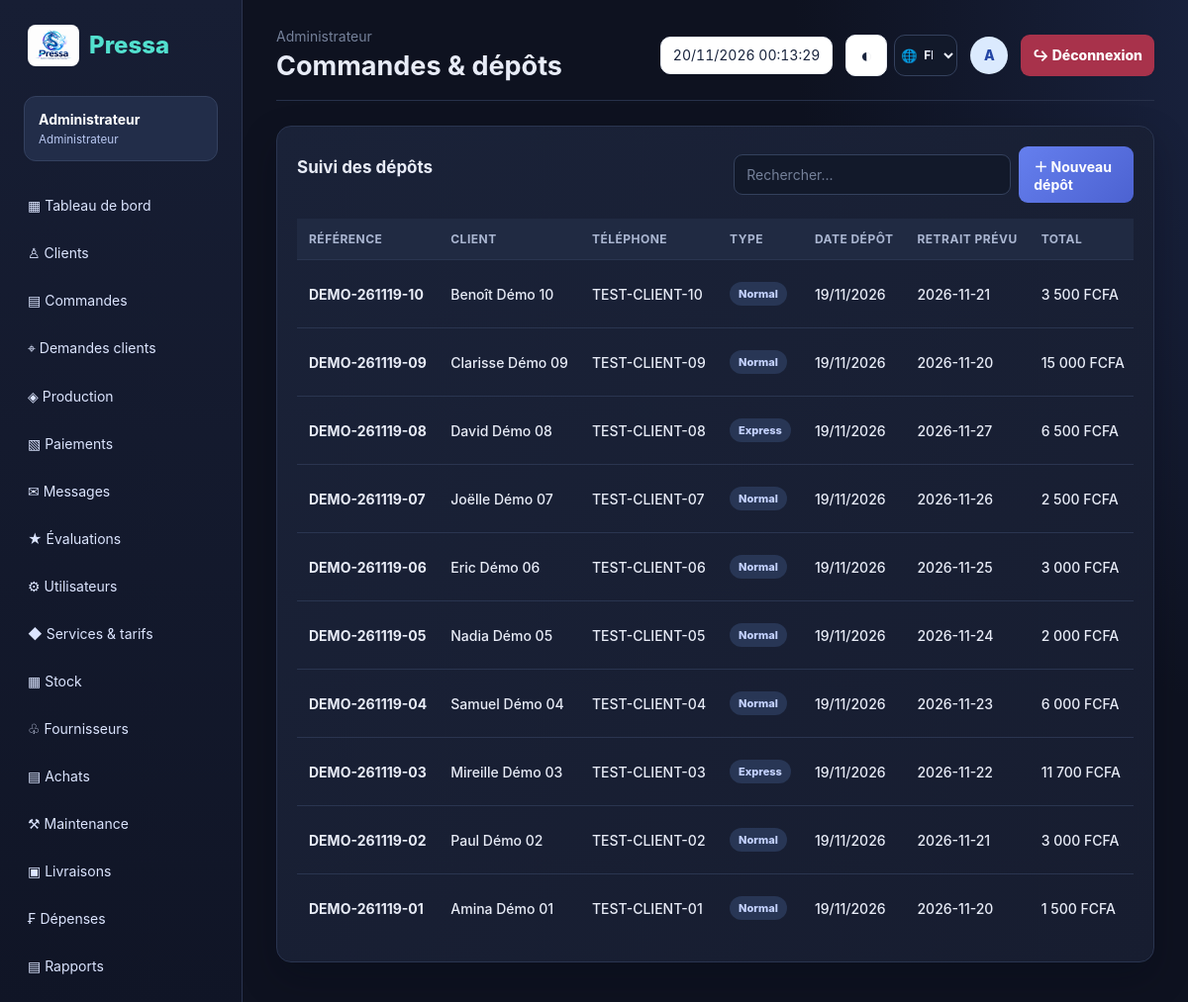
Screenshot of /orders.php (signed in) with the database file from the repository.
### tables this page shows
CREATE TABLE `parametres` (
  `cle` varchar(60) NOT NULL,
  `valeur` varchar(255) NOT NULL,
  `description` varchar(255) DEFAULT NULL
);

CREATE TABLE `commandes` (
  `id` int(11) NOT NULL,
  `uuid` char(36) NOT NULL DEFAULT uuid(),
  `reference` varchar(30) NOT NULL,
  `client_id` int(11) NOT NULL,
  `depose_par` int(11) DEFAULT NULL,
  `type_depot` enum('normal','express') NOT NULL DEFAULT 'normal',
  `mode_remise` enum('retrait','livraison') NOT NULL DEFAULT 'retrait',
  `statut` enum('recu','lavage','repassage','emballage','pret','retire','annule') NOT NULL DEFAULT 'recu',
  `date_depot` datetime NOT NULL DEFAULT current_timestamp(),
  `date_promise` date NOT NULL,
  `date_pret` datetime DEFAULT NULL,
  `date_retrait` datetime DEFAULT NULL,
  `emplacement` varchar(30) DEFAULT NULL,
  `sous_total` decimal(12,2) NOT NULL DEFAULT 0.00,
  `remise_montant` decimal(12,2) NOT NULL DEFAULT 0.00,
  `motif_remise` varchar(255) DEFAULT NULL,
  `surcharge_express` decimal(12,2) NOT NULL DEFAULT 0.00,
  `total` decimal(12,2) NOT NULL DEFAULT 0.00,
  `notes` text DEFAULT NULL,
  `motif_annulation` varchar(255) DEFAULT NULL,
  `version` int(11) NOT NULL DEFAULT 1,
  `cree_le` datetime NOT NULL DEFAULT current_timestamp(),
  `modifie_le` datetime NOT NULL DEFAULT current_timestamp() ON UPDATE current_timestamp()
);

CREATE TABLE `clients` (
  `id` int(11) NOT NULL,
  `uuid` char(36) NOT NULL DEFAULT uuid(),
  `nom` varchar(120) NOT NULL,
  `prenom` varchar(120) DEFAULT NULL,
  `type_client` enum('particulier','entreprise') NOT NULL DEFAULT 'particulier',
  `telephone` varchar(30) NOT NULL,
  `telephone_secondaire` varchar(30) DEFAULT NULL,
  `email` varchar(160) DEFAULT NULL,
  `adresse` varchar(255) DEFAULT NULL,
  `quartier` varchar(120) DEFAULT NULL,
  `canal_prefere` enum('sms','appel','aucun') NOT NULL DEFAULT 'sms',
  `accepte_sms` tinyint(1) NOT NULL DEFAULT 0,
  `accepte_promotions` tinyint(1) NOT NULL DEFAULT 0,
  `date_consentement` datetime DEFAULT NULL,
  `notes` text DEFAULT NULL,
  `supprime` tinyint(1) NOT NULL DEFAULT 0,
  `version` int(11) NOT NULL DEFAULT 1,
  `cree_par` int(11) DEFAULT NULL,
  `cree_le` datetime NOT NULL DEFAULT current_timestamp(),
  `modifie_le` datetime NOT NULL DEFAULT current_timestamp() ON UPDATE current_timestamp(),
  `utilisateur_id` int(11) DEFAULT NULL
);

### includes/functions.php (called while the page is built, shortened)
<?php
function e($value):string{return htmlspecialchars((string)$value,ENT_QUOTES|ENT_SUBSTITUTE,'UTF-8');}
function role():string{return (string)($_SESSION['user']['role']??'');}
function money($amount):string{return number_format((float)$amount,0,',',' ').' FCFA';}
function role_label(string $role):string{return ['admin'=>'Administrateur','receptionniste'=>'Réceptionniste','accueil'=>'Accueil','caissier'=>'Caissier','production'=>'Production','livreur'=>'Livreur','client'=>'Client'][$role]??$role;}
function can_manage():bool{return in_array(role(),['admin','receptionniste','accueil'],true);}
function app_setting(string $key,string $default=''):string{static $values=[];if(array_key_exists($key,$values))return $values[$key];try{$q=db()->prepare('SELECT valeur FROM parametres WHERE cle=?');$q->execute([$key]);$value=$q->fetchColumn();return $values[$key]=$value===false?$default:(string)$value;}catch(Throwable $e){return $values[$key]=$default;}}

### includes/db.php (called while the page is built, shortened)
<?php
function db(): PDO {
 static $pdo=null;
 if (!$pdo) {
  if(DB_DRIVER==='pgsql'){
   $url=PRESSA_DATABASE_URL;
   if($url===''&&getenv('VERCEL')){
    http_response_code(503);
    header('Content-Type: text/plain; charset=utf-8');
    exit('Pressa est en cours de configuration. La connexion à la base de données est temporairement indisponible.');
   }
   if($url!==''){
    $parts=parse_url($url);
    if(!$parts||empty($parts['host'])||empty($parts['path']))throw new RuntimeException('PRESSA_DATABASE_URL is invalid.');
    parse_str($parts['query']??'',$query);
    $host=$parts['host'];$port=$parts['port']??DB_PORT;$name=ltrim($parts['path'],'/');
    $user=urldecode($parts['user']??'');$pass=urldecode($parts['pass']??'');$ssl=$query['sslmode']??'require';
   }else{$host=DB_HOST;$port=DB_PORT;$name=DB_NAME;$user=DB_USER;$pass=DB_PASS;$ssl='require';}
   $dsn='pgsql:host='.$host.';port='.$port.';dbname='.$name.';sslmode='.$ssl;
  }elseif(DB_DRIVER==='mysql'){$user=DB_USER;$pass=DB_PASS;$dsn='mysql:host='.DB_HOST.';dbname='.DB_NAME.';charset=utf8mb4';}
  else{throw new RuntimeException('PRESSA_DB_DRIVER must be mysql or pgsql.');}
  $pdo=new PDO($dsn,$user,$pass,[
   PDO::ATTR_ERRMODE=>PDO::ERRMODE_EXCEPTION,
   PDO::ATTR_DEFAULT_FETCH_MODE=>PDO::FETCH_ASSOC,
   PDO::ATTR_EMULATE_PREPARES=>false
  ]);
 }
 return $pdo;
}

### orders.php (the view)
<?php
require_once __DIR__.'/includes/bootstrap.php';require_role(['admin','receptionniste','accueil','caissier','production']);$page_title='Commandes & dépôts';$rows=db()->query("SELECT o.*,o.reference AS code,o.date_promise AS date_prevue,o.depose_par AS user_id,c.nom,c.prenom,c.telephone FROM commandes o JOIN clients c ON c.id=o.client_id ORDER BY o.id DESC LIMIT 500")->fetchAll();require 'includes/header.php';?>
<div class="panel"><div class="panel-head"><h2>Suivi des dépôts</h2><div class="actions"><input class="search" data-filter="#orders" placeholder="Rechercher..."><?php if(can_manage()):?><a class="btn" href="order_new.php">＋ Nouveau dépôt</a><?php endif;?></div></div><div class="table-wrap"><table id="orders"><thead><tr><th>Référence</th><th>Client</th><th>Téléphone</th><th>Type</th><th>Date dépôt</th><th>Retrait prévu</th><th>Total</th><th>État</th><th></th></tr></thead><tbody><?php foreach($rows as $r):?><tr><td><b><?=e($r['code'])?></b></td><td><?=e($r['prenom'].' '.$r['nom'])?></td><td><?=e($r['telephone'])?></td><td><span class="badge"><?=e(ucfirst($r['type_depot']))?></span></td><td><?=date('d/m/Y',strtotime($r['date_depot']))?></td><td><?=e($r['date_prevue'])?></td><td><?=money($r['total'])?></td><td><span class="badge <?=e($r['statut'])?>"><?=e(status_label($r['statut']))?></span></td><td><a class="btn light small" href="order_view.php?id=<?=$r['id']?>">Détails</a></td></tr><?php endforeach;?></tbody></table></div></div>
<?php require 'includes/footer.php';?>

### includes/header.php (shortened to what this page needs)
<?php
$appTitle=app_setting('nom_pressing',app_setting('nom_application',APP_NAME));
$pageClass=role()==='admin'?'admin-shell':'';
$language=$_SESSION['language']??'fr';
?>
<!doctype html><html lang="<?=e($language)?>"><head><link rel="stylesheet" href="assets/css/style.css"></head><body class="<?=$pageClass?>">
<aside class="sidebar" id="appSidebar"><div class="brand"><img class="brand-logo" src="assets/img/Pressa%20Dragon%20Steam%20Emblem.png" alt="Pressa"><span class="brand-label"><?=e($appTitle)?></span></div><div class="userbox"><?=e($_SESSION['user']['name'])?><small><?=e(role_label(role()))?></small></div><nav>
<?php if(role()==='livreur'): ?>
<a href="livreur.php">▣ Mes livraisons</a>
<?php elseif(role()==='admin'): ?>
<a href="dashboard.php">▦ Tableau de bord</a><a href="clients.php">♙ Clients</a><a href="orders.php">▤ Commandes</a><a href="client_requests.php">⌖ Demandes clients</a><a href="production.php">◈ Production</a><a href="invoices.php">▧ Paiements</a><a href="messages.php">✉ Messages</a><a href="ratings.php">★ Évaluations</a><a href="users.php">⚙ Utilisateurs</a><a href="services.php">◆ Services & tarifs</a><a href="stock.php">▦ Stock</a><a href="suppliers.php">♧ Fournisseurs</a><a href="purchases.php">▤ Achats</a><a href="maintenance.php">⚒ Maintenance</a><a href="livreur.php">▣ Livraisons</a><a href="expenses.php">₣ Dépenses</a><a href="reports.php">▤ Rapports</a><a href="settings.php">⚙ Paramètres</a>
<?php elseif(role()==='caissier'): ?>
<a href="dashboard.php">▦ Tableau de bord</a><a href="orders.php">▤ Commandes</a><a href="invoices.php">▧ Factures & paiements</a>
<?php elseif(role()==='production'): ?>
<a href="dashboard.php">▦ Tableau de bord</a><a href="production.php">◈ Production</a><a href="orders.php">▤ Commandes</a>
<?php endif; ?>
</nav><form class="sidebar-logout-form" action="logout.php" method="post"><input type="hidden" name="csrf" value="<?=e(csrf())?>"><button class="logout" type="submit">↪ Déconnexion</button></form></aside>
<main class="main"><header class="topbar"><div class="topbar-heading"><div><span class="muted"><?=e(role_label(role()))?></span><h1><?=e($page_title??'Tableau de bord')?></h1></div></div><div class="top-right"><time class="date-time-pill" data-current-datetime datetime="<?=e(date(DATE_ATOM))?>"></time><div class="ui-actions"><button class="utility-button" type="button" data-theme-toggle aria-label="Activer le thème sombre" title="Thème sombre"></button><label class="language-control" title="Langue"><select class="language-select" id="languageSelect" aria-label="Langue"><option value="fr" <?=$language==='fr'?'selected':''?>>FR</option></select></label></div><span class="avatar"><?=e(strtoupper(substr($_SESSION['user']['name'],0,1)))?></span><form class="topbar-logout-form" action="logout.php" method="post"><button class="logout topbar-logout" type="submit">↪ Déconnexion</button></form></div></header>

### rows the page displays
parametres: valeur "Pressa"
commandes: reference "DEMO-261119-10", client.nom "Benoît Démo 10", client.telephone "TEST-CLIENT-10", type_depot "Normal", date_depot "19/11/2026", date_promise "2026-11-21", total "3 500 FCFA"
commandes: reference "DEMO-261119-09", client.nom "Clarisse Démo 09", client.telephone "TEST-CLIENT-09", type_depot "Normal", date_depot "19/11/2026", date_promise "2026-11-20", total "15 000 FCFA"
commandes: reference "DEMO-261119-08", client.nom "David Démo 08", client.telephone "TEST-CLIENT-08", type_depot "Express", date_depot "19/11/2026", date_promise "2026-11-27", total "6 500 FCFA"
commandes: reference "DEMO-261119-07", client.nom "Joëlle Démo 07", client.telephone "TEST-CLIENT-07", type_depot "Normal", date_depot "19/11/2026", date_promise "2026-11-26", total "2 500 FCFA"
commandes: reference "DEMO-261119-06", client.nom "Eric Démo 06", client.telephone "TEST-CLIENT-06", type_depot "Normal", date_depot "19/11/2026", date_promise "2026-11-25", total "3 000 FCFA"
commandes: reference "DEMO-261119-05", client.nom "Nadia Démo 05", client.telephone "TEST-CLIENT-05", type_depot "Normal", date_depot "19/11/2026", date_promise "2026-11-24", total "2 000 FCFA"
commandes: reference "DEMO-261119-04", client.nom "Samuel Démo 04", client.telephone "TEST-CLIENT-04", type_depot "Normal", date_depot "19/11/2026", date_promise "2026-11-23", total "6 000 FCFA"
commandes: reference "DEMO-261119-03", client.nom "Mireille Démo 03", client.telephone "TEST-CLIENT-03", type_depot "Express", date_depot "19/11/2026", date_promise "2026-11-22", total "11 700 FCFA"
commandes: reference "DEMO-261119-02", client.nom "Paul Démo 02", client.telephone "TEST-CLIENT-02", type_depot "Normal", date_depot "19/11/2026", date_promise "2026-11-21", total "3 000 FCFA"
commandes: reference "DEMO-261119-01", client.nom "Amina Démo 01", client.telephone "TEST-CLIENT-01", type_depot "Normal", date_depot "19/11/2026", date_promise "2026-11-20", total "1 500 FCFA"

### other values shown
$_SESSION['user']['name'] "Administrateur"
role_label(role()) "Administrateur"
$page_title "Commandes & dépôts"
substr($_SESSION['user']['name'],0,1) "A"
